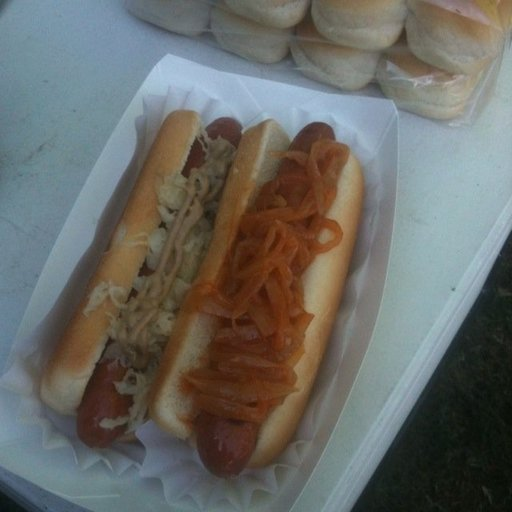
#> input picture Neural Network from scratch (Hotdog Classification)/data/preprocessing/train/hot_dog/1013916.jpg, 512 x 512 px; its folder holds only this picture in this run
$ jupyter execute --allow-errors preprocessing.ipynb
#> lines starting #> are read from the running program, lines starting #| are printed output that depends on the picture
## Packages

Let's first import all the packages that you will need during this assignment.
- [os](https://docs.python.org/3/library/os.html) is the fundamental package for iteracting with any operating system in Python.
- [cv2](https://pypi.org/project/opencv-python/) is a library for images manipulation.
- [numpy](www.numpy.org) is the fundamental package for scientific computing with Python.
- [pandas](https://pandas.pydata.org)
- sklearn.utils.shuffle it's the easiest way to shuffle a pandas data frame

[cell 1]
#import modules
import os
import cv2
import numpy as np
import pandas as pd
from sklearn.utils import shuffle

[cell 2]
def see_image(img_object):
    """
    This method is used to show an image object
    The window name will be named after the image size.
        So, if we have an 64x64 colorful image, the window name will be 64x64x3
    """
    window_name = 'x'.join(str(tmp) for tmp in img_object.shape)
    cv2.namedWindow(window_name, cv2.WINDOW_NORMAL)
    cv2.imshow(window_name, img_object)
    cv2.waitKey(0)
    cv2.destroyAllWindows()

[cell 3]
def convert_data(path):
    """
    This function is given a path where the images are, then it does:
    -> It minimizes the image size into 64x64
    -> change image channel from BGR into RGB
    -> convert all the image files into numpy array, then save all of them as a list
    -> return that list
    """
#> called with path = './data/preprocessing/train/hot_dog'
    print(path)
    storage = []
    # loop over train addresses
    for i, filename in enumerate(os.listdir(path)):
        print(i, filename)
        # print how many images are saved every 100 images
        if i % 100 == 0 and i > 1:
            print("Train data: {}".format(i))

        # read an image and resize to (224, 224)
        img = cv2.imread(path+'/'+filename)
#> img is the input picture: shape (512, 512, 3); mean B, G, R 101.7, 106, 105.3
        img = cv2.resize(img, (64, 64), interpolation=cv2.INTER_CUBIC)#
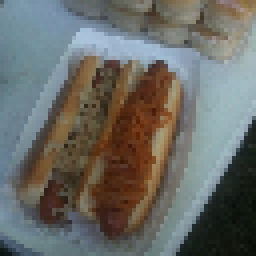
#> img: shape (64, 64, 3) (shown 4 times larger); mean B, G, R 101.6, 106, 105.3
        # cv2 load images as BGR, convert it to RGB
        img = cv2.cvtColor(img, cv2.COLOR_BGR2RGB)

        # save the image
        storage.append(img)
    return storage

[cell 4]
#The actual code
train_hot_dog = convert_data("./data/preprocessing/train/hot_dog")
#> train_hot_dog = 1 item
train_label_hot_dog = [1 for i in range(len(train_hot_dog))]
#> train_label_hot_dog = [1]
#> (the rest of this cell did not finish here and is left out)

train_label_not_hot_dog = [0 for i in range(len(train_not_hot_dog))]
df = pd.DataFrame({ "image": train_hot_dog+train_not_hot_dog,
                    "label": train_label_hot_dog+train_label_not_hot_dog})
#shuffle the data frame
df = shuffle(df)
df.to_hdf(path_or_buf= './data/processed/train.h5', key="train", mode= 'w')


#testing data
test_hot_dog = convert_data("./data/preprocessing/test/hot_dog")
test_label_hot_dog = [1 for i in range(len(test_hot_dog))]
test_not_hot_dog = convert_data("./data/preprocessing/test/not_hot_dog")
test_label_not_hot_dog = [0 for i in range(len(test_not_hot_dog))]
df = pd.DataFrame({ "image": test_hot_dog+test_not_hot_dog,
                    "label": test_label_hot_dog+test_label_not_hot_dog})
#shuffle the data frame
df = shuffle(df)
df.to_hdf(path_or_buf= './data/processed/test.h5', key="test", mode= 'w')


$ run again, on Neural Network from scratch (Hotdog Classification)/data/preprocessing/train/hot_dog/1057882.jpg
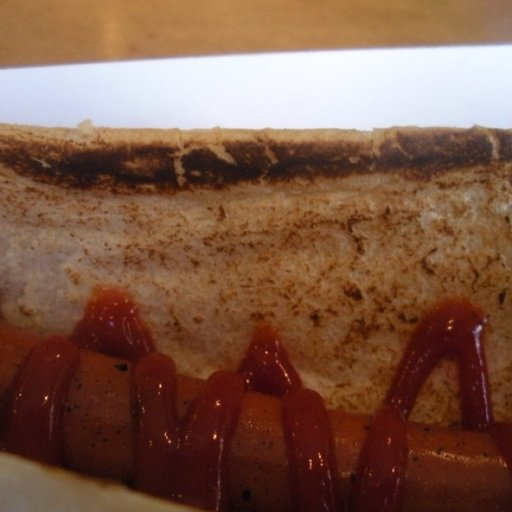
#> input picture Neural Network from scratch (Hotdog Classification)/data/preprocessing/train/hot_dog/1057882.jpg, 512 x 512 px
#> in convert_data, img is the input picture: shape (512, 512, 3); mean B, G, R 71, 89.7, 126.4
#> in convert_data, `img = cv2.resize(img, (64, 64), interpolation=cv2.INTER_CUBIC)#`:
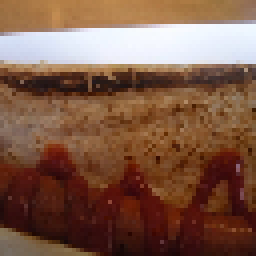
#> img: shape (64, 64, 3) (shown 4 times larger); mean B, G, R 71.1, 89.8, 126.5
#> train_hot_dog = 1 item
#> train_label_hot_dog = [1]

$ run again, on Neural Network from scratch (Hotdog Classification)/data/preprocessing/train/hot_dog/1086677.jpg
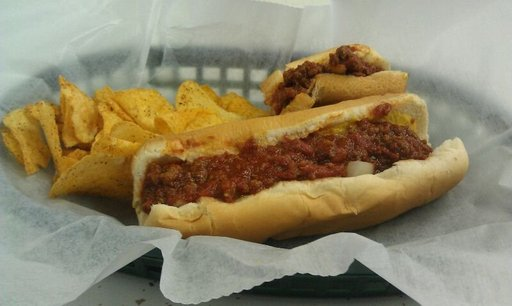
#> input picture Neural Network from scratch (Hotdog Classification)/data/preprocessing/train/hot_dog/1086677.jpg, 512 x 306 px
#> in convert_data, img is the input picture: shape (306, 512, 3); mean B, G, R 105.7, 134.1, 144.4
#> in convert_data, `img = cv2.resize(img, (64, 64), interpolation=cv2.INTER_CUBIC)#`:
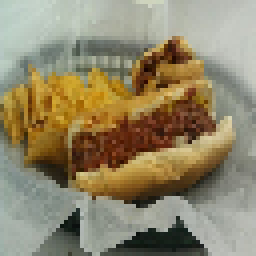
#> img: shape (64, 64, 3) (shown 4 times larger); mean B, G, R 105.7, 134.1, 144.5
#> train_hot_dog = 1 item
#> train_label_hot_dog = [1]

$ run again, on Neural Network from scratch (Hotdog Classification)/data/preprocessing/train/hot_dog/1098632.jpg
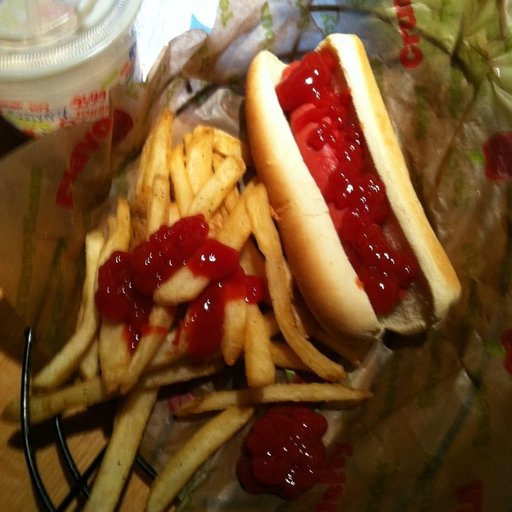
#> input picture Neural Network from scratch (Hotdog Classification)/data/preprocessing/train/hot_dog/1098632.jpg, 512 x 512 px
#> in convert_data, img is the input picture: shape (512, 512, 3); mean B, G, R 45.5, 80.6, 118.6
#> in convert_data, `img = cv2.resize(img, (64, 64), interpolation=cv2.INTER_CUBIC)#`:
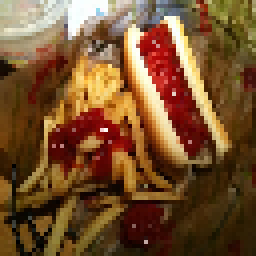
#> img: shape (64, 64, 3) (shown 4 times larger); mean B, G, R 45.8, 80.7, 118.6
#> train_hot_dog = 1 item
#> train_label_hot_dog = [1]

$ run again, on Neural Network from scratch (Hotdog Classification)/data/preprocessing/train/hot_dog/1018245.jpg
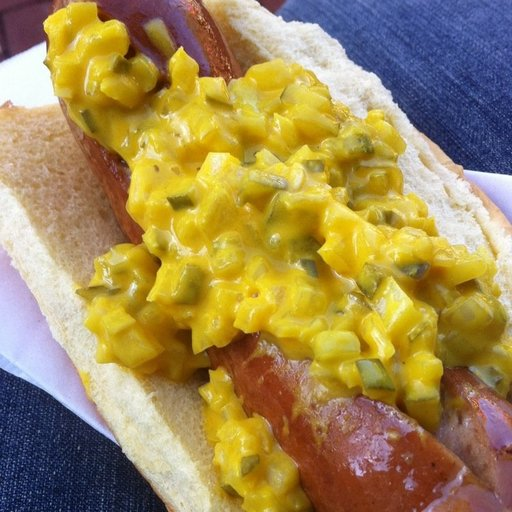
#> input picture Neural Network from scratch (Hotdog Classification)/data/preprocessing/train/hot_dog/1018245.jpg, 512 x 512 px
#> in convert_data, img is the input picture: shape (512, 512, 3); mean B, G, R 85.5, 139.1, 162.2
#> in convert_data, `img = cv2.resize(img, (64, 64), interpolation=cv2.INTER_CUBIC)#`:
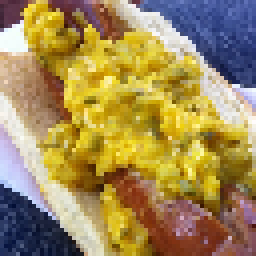
#> img: shape (64, 64, 3) (shown 4 times larger); mean B, G, R 85.7, 139.2, 162.4
#> train_hot_dog = 1 item
#> train_label_hot_dog = [1]
